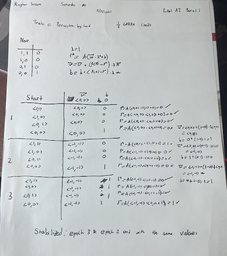
#> input picture Handwriting Identification Neural Network/1 Sriram Raghav Perceptron Training GREEN.jpg, 227 x 256 px, shrunk from 512 x 577 before the run
$ python kgpmeants4.py '../Handwriting Identification Neural Network/1 Sriram Raghav Perceptron Training GREEN.jpg' 3
#> lines starting #> are read from the running program, lines starting #| are printed output that depends on the picture
import sys
from math import inf
from PIL import Image
import random

k = int(sys.argv[2])

def get_squared_error(pixel_a, pixel_b):
    error = 0
    for i in range(len(pixel_a)):
        error += (pixel_a[i] - pixel_b[i]) ** 2
    return error

def get_closest_mean_index(pixel, means):
    min_index = -1
    min_error = inf
    for i, mean in enumerate(means):
        error = get_squared_error(pixel, mean)
        if error < min_error:
            min_index = i
            min_error = error
    return min_index

def get_new_mean(pixel_list):
    mean = [0, 0, 0]
    for pixel in pixel_list:
        for i, color in enumerate(pixel):
            mean[i] += color
    for i in range(len(mean)):
        mean[i] /= len(pixel_list)
    return tuple(mean)

def initialize_means(pixels):
    means = random.sample(pixels, 1)
    for _ in range(k - 1):
        distances = []
        for pixel in pixels:
            curr_dist = inf
            for mean in means:
                curr_dist = min(curr_dist, get_squared_error(mean, pixel))
            distances.append(curr_dist)
        means.append(pixels[distances.index(max(distances))])
    return means

def k_means(img, err=10 ** -3):
    pixels = list(set([img.load()[i, j] for i in range(img.size[0]) for j in range(img.size[1])]))
    means = initialize_means(pixels)
    pixel_lists = tuple([] for _ in range(k))
    changed = True

    while changed:
        changed = False
        for pixel in pixels:
            index = get_closest_mean_index(pixel, means)
            pixel_lists[index].append(pixel)
        for i, pixel_list in enumerate(pixel_lists):
            new_mean = get_new_mean(pixel_list)
            if get_squared_error(means[i], new_mean) > err:
                changed = True
            means[i] = new_mean
        if changed:
            pixel_lists = tuple([] for _ in range(k))

    return means

def vectorize_img_with_means(img, means):
    pixels = img.load()
    for i in range(0, img.size[0]):
        for j in range(0, img.size[1]):
            pixels[i, j] = means[get_closest_mean_index(pixels[i, j], means)]
    return img

if __name__ == "__main__":
    # File should be a local file name, provided as an argument.
    img = Image.open(sys.argv[1])
#> img is the input picture: PIL image 227x256 RGB; mean R, G, B 190.2, 195, 195.5
    means = [tuple(int(color) for color in mean) for mean in k_means(img)]
#> in k_means, `pixels = list(set([img.load()[i, j] for i in range(img.size[0]) for j ..`: pixels = 3341 items, first 6: (241, 241, 243), (215, 217, 216), (126, 127, 131), (225, 226, 228), (209, 218, 215), (164, 165, 160)
#> in initialize_means, `means = random.sample(pixels, 1)`: means = [(40, 39, 44)]
#> after the loop in initialize_means, `for _ in range(k - 1):`: means = [(40, 39, 44), (249, 254, 255), (151, 145, 145)]
#> after the loop in k_means, `while changed:`: means = [(72.51, 67.25, 69.3), (206.8, 211.3, 212.2), (143.3, 146, 146.7)]
#> means = [(72, 67, 69), (206, 211, 212), (143, 145, 146)]
    img = vectorize_img_with_means(img, means)
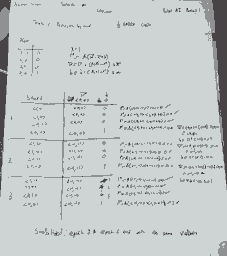
#> img: PIL image 227x256 RGB; mean R, G, B 195.3, 199.6, 200.6
    img.save("kmeansout.png")
